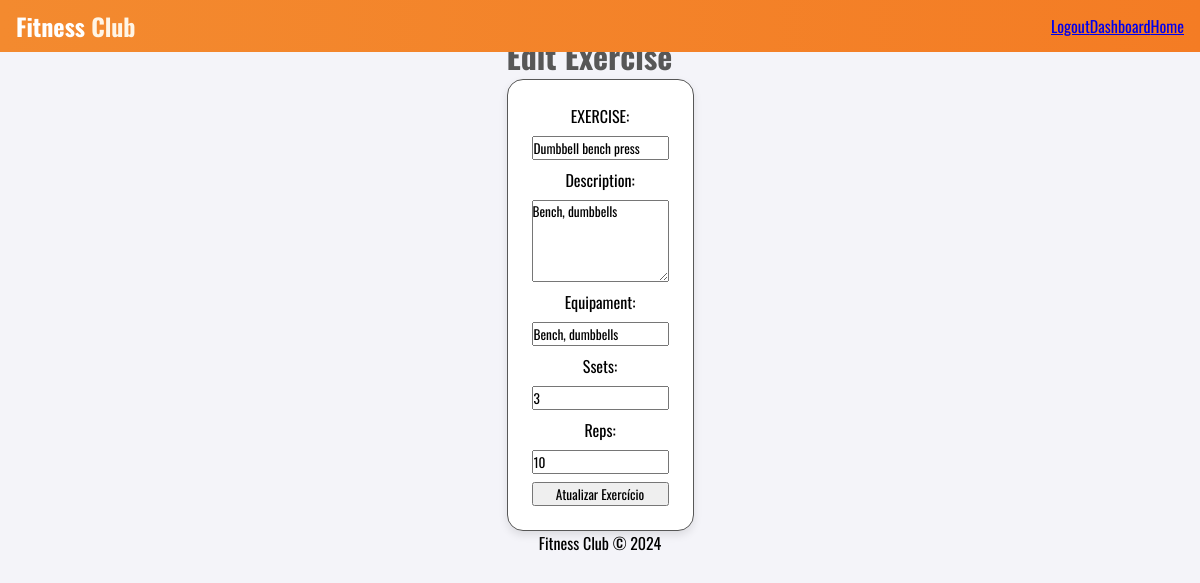
The page /php/edit_exercise.php?id=25 (signed in) on the database its author committed.
### tables this page shows
CREATE TABLE `exercises` (
  `id` int(11) NOT NULL,
  `exercise_name` varchar(100) NOT NULL,
  `description` text NOT NULL,
  `equipment` varchar(100) NOT NULL,
  `sets` int(11) DEFAULT NULL,
  `reps` varchar(50) DEFAULT NULL
);

### php/edit_exercise.php (the view, shortened to what this page needs)
<?php
include_once('../functions/functions.php');
$dbConnect = dbLink();
$exercise_id = intval($_GET['id']);
$sql = "SELECT * FROM exercises WHERE id = :id";
$query = $dbConnect->prepare($sql);
$query->bindParam(":id", $exercise_id, PDO::PARAM_INT);
$query->execute();
$exercise = $query->fetch(PDO::FETCH_ASSOC);
?>
<!DOCTYPE html>
<html>
<head>
    <link rel="stylesheet" type="text/css" href="../css/style.css">
</head>
<body class="dashboard">
    <header>
        <div class="container">
            <div class="logo">
                <a href="../index.php">Fitness <span>Club</span></a>
            </div>
            <div class="nav">
            </div>
        </div>
    </header>
    <main>
        <h1>Edit Exercise</h1>
        <div class="info-card">
            <form action="" method="post">
                <label for="exercise_name">EXERCISE:</label>
                <input type="text" name="exercise_name" id="exercise_name"
                       value="<?php echo htmlspecialchars($exercise['exercise_name']); ?>" required>
                <label for="description">Description:</label>
                <textarea name="description" id="description" rows="4" required><?php echo htmlspecialchars($exercise['description']); ?></textarea>
                <label for="equipment">Equipament:</label>
                <input type="text" name="equipment" id="equipment"
                       value="<?php echo htmlspecialchars($exercise['equipment']); ?>" required>
                <label for="sets">Ssets:</label>
                <input type="number" name="sets" id="sets" min="1"
                       value="<?php echo intval($exercise['sets']); ?>" required>
                <label for="reps">Reps:</label>
                <input type="number" name="reps" id="reps" min="1"
                       value="<?php echo intval($exercise['reps']); ?>" required>
                <input type="submit" value="Atualizar Exercício" class="btn-submit">
            </form>
        </div>
    </main>
    <footer>
        <p>Fitness Club © 2024</p>
    </footer>
</body>
</html>

### css/style.css (style rules this page uses)
body { margin: 0; padding: 0; overflow-x: hidden; }
* { box-sizing: border-box; margin: 0; padding: 0; font-family: 'Oswald', sans-serif; }
header { position: fixed; top: 0; width: 100%; background: linear-gradient(90deg, #f38a2f 0%, #f47c24 100%); padding: 0.5rem 1rem; z-index: 10; }
header .container { display: flex; align-items: center; justify-content: space-between; }
header .logo a { font-size: 1.5rem; color: #fff; text-decoration: none; font-weight: bold; }
header .logo a span { color: #fff5e6; }
header .nav { display: none; }
@media (min-width: 992px) { header .nav { display: block; position: static; background-color: transparent; } }
body.dashboard { font-family: 'Overpass', sans-serif; background-color: #f4f4f9; margin: 0; padding: 0; display: grid; grid-template-rows: auto 1fr; justify-items: center; }
body.dashboard h1, body.dashboard h2, body.dashboard h3 { color: #575757; }
body.dashboard h1 { margin-top: 2rem; }
.info-card { background-color: #ffffff; border: 0.1rem solid #575757; border-radius: 1rem; padding: 1.5rem; text-align: center; box-shadow: 0 0.25rem 0.5rem rgba(0, 0, 0, 0.1); }
.info-card form { display: grid; grid-auto-flow: row; gap: 0.5rem; }

### rows shown on the page
exercises: exercise_name "Dumbbell bench press", description "Bench, dumbbells", equipment "Bench, dumbbells", sets "3", reps "10"
